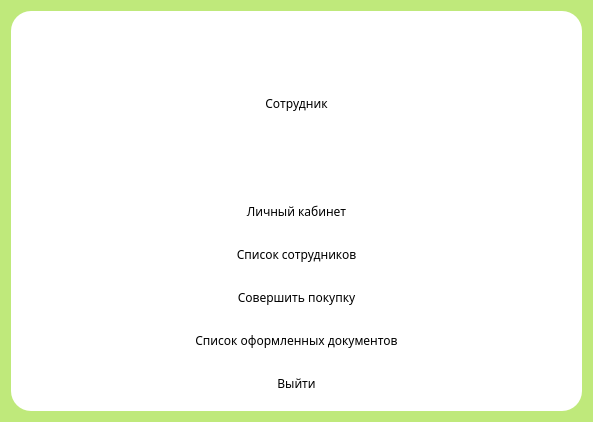
<?xml version="1.0" encoding="UTF-8"?>
<ui version="4.0">
 <class>Dialog</class>
 <widget class="QDialog" name="Dialog">
  <property name="geometry">
   <rect>
    <x>0</x>
    <y>0</y>
    <width>593</width>
    <height>422</height>
   </rect>
  </property>
  <property name="windowTitle">
   <string>Dialog</string>
  </property>
  <property name="styleSheet">
   <string notr="true">background-color: 	rgb(191, 233, 123);
font-family: Myanmar Text;</string>
  </property>
  <layout class="QVBoxLayout" name="verticalLayout_2">
   <item>
    <widget class="QFrame" name="frame">
     <property name="styleSheet">
      <string notr="true">background-color: white;
border-radius: 20px;</string>
     </property>
     <property name="frameShape">
      <enum>QFrame::Shape::StyledPanel</enum>
     </property>
     <property name="frameShadow">
      <enum>QFrame::Shadow::Raised</enum>
     </property>
     <layout class="QVBoxLayout" name="verticalLayout">
      <item>
       <widget class="QLabel" name="windowDescLabel">
        <property name="styleSheet">
         <string notr="true"/>
        </property>
        <property name="text">
         <string>Сотрудник</string>
        </property>
        <property name="alignment">
         <set>Qt::AlignmentFlag::AlignCenter</set>
        </property>
       </widget>
      </item>
      <item>
       <layout class="QVBoxLayout" name="EmployeeButtonsBlock">
        <item>
         <widget class="QPushButton" name="PersonAccountButton">
          <property name="styleSheet">
           <string notr="true">QPushButton {
border-radius: 10;
background-color: '#bfe97b';
padding: 10px;
}

QPushButton:hover {
background-color: #a7ca6b;
}</string>
          </property>
          <property name="text">
           <string>Личный кабинет</string>
          </property>
         </widget>
        </item>
        <item>
         <widget class="QPushButton" name="EmployeesListButton">
          <property name="styleSheet">
           <string notr="true">QPushButton {
border-radius: 10;
background-color: '#bfe97b';
padding: 10px;
}

QPushButton:hover {
background-color: #a7ca6b;
}
</string>
          </property>
          <property name="text">
           <string>Список сотрудников</string>
          </property>
         </widget>
        </item>
        <item>
         <widget class="QPushButton" name="MakePurchaseButton">
          <property name="styleSheet">
           <string notr="true">QPushButton {
border-radius: 10;
background-color: '#bfe97b';
padding: 10px;
}

QPushButton:hover {
background-color: #a7ca6b;
}
</string>
          </property>
          <property name="text">
           <string>Совершить покупку</string>
          </property>
         </widget>
        </item>
        <item>
         <widget class="QPushButton" name="CompletedDocumentsButton">
          <property name="styleSheet">
           <string notr="true">QPushButton {
border-radius: 10;
background-color: '#bfe97b';
padding: 10px;
}

QPushButton:hover {
background-color: #a7ca6b;
}</string>
          </property>
          <property name="text">
           <string>Список оформленных документов</string>
          </property>
         </widget>
        </item>
        <item alignment="Qt::AlignmentFlag::AlignHCenter">
         <widget class="QPushButton" name="LogoutButton">
          <property name="sizePolicy">
           <sizepolicy hsizetype="Fixed" vsizetype="Fixed">
            <horstretch>0</horstretch>
            <verstretch>0</verstretch>
           </sizepolicy>
          </property>
          <property name="styleSheet">
           <string notr="true">QPushButton {
border-radius: 10;
background-color: '#bfe97b';
padding: 10px 50px;
}

QPushButton:hover {
background-color: #a7ca6b;
}</string>
          </property>
          <property name="text">
           <string>Выйти</string>
          </property>
         </widget>
        </item>
       </layout>
      </item>
     </layout>
    </widget>
   </item>
  </layout>
 </widget>
 <resources/>
 <connections/>
</ui>
